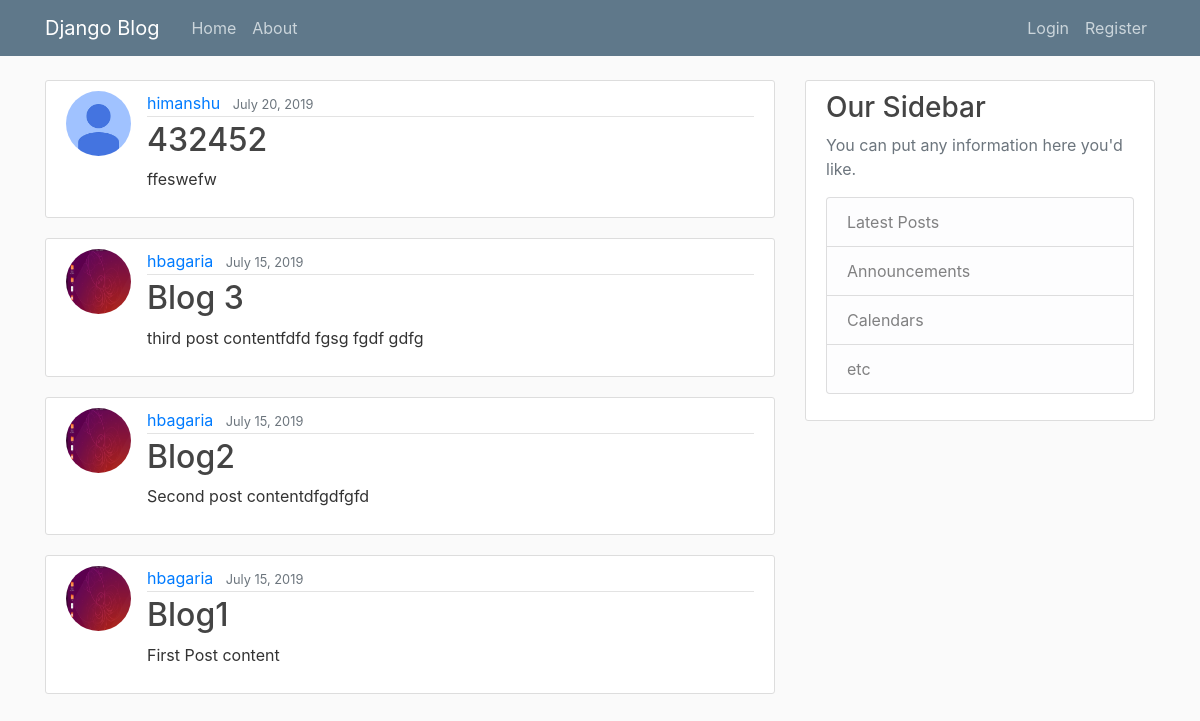
The page / on the database its author committed.
### blblog_app/models.py (models this page shows, shortened)
class Post(models.Model):
    title = models.CharField(max_length = 100)
    content = models.TextField()
    date_posted = models.DateTimeField(default = timezone.now)
    author = models.ForeignKey(User,on_delete = models.CASCADE)

### users/models.py (models this page shows, shortened)
class Profile(models.Model):
    user = models.OneToOneField(User,on_delete = models.CASCADE)
    image = models.ImageField(default = 'default.jpg',upload_to = 'profile_pics')

### blblog_app/views.py (the view)
# urls.py: path('', PostListView.as_view(), name = 'blog-home'),
class PostListView(ListView):
	model = Post
	template_name = "blblog_app/home.html"
	context_object_name = 'posts'
	ordering = ['-date_posted']

### blblog_app/templates/blblog_app/home.html
{% extends "blblog_app/base.html" %}
{% block content %}
	{% for post in posts %}
	<article class="media content-section">
		<img class = "rounded-circle article-img" src = "{{ post.author.profile.image.url }}">
			<div class="media-body">
			  <div class="article-metadata">
				<a class="mr-2" href="#">{{ post.author }}</a>
				<small class="text-muted">{{ post.date_posted|date:"F d, Y" }}</small>
			  </div>
			  <h2><a class="article-title" href="{% url 'post-detail' post.id %}">{{ post.title }}</a></h2>
			  <p class="article-content">{{ post.content }}</p>
			</div>
		  </article>
		{% endfor %}
{% endblock content %}

### blblog_app/templates/blblog_app/base.html (shortened to what this page needs)
{% load static %}
<!DOCTYPE html>
<html>
<head>
 <link rel="stylesheet" href="https://stackpath.bootstrapcdn.com/bootstrap/4.3.1/css/bootstrap.min.css">
 <link rel="stylesheet" type = "text/css" href="{% static 'blblog_app/main.css' %}">
</head>
<body>
<header class="site-header">
        <nav class="navbar navbar-expand-md navbar-dark bg-steel fixed-top">
          <div class="container">
            <a class="navbar-brand mr-4" href="{% url 'blog-home' %}">Django Blog</a>
            <div class="collapse navbar-collapse" id="navbarToggle">
              <div class="navbar-nav mr-auto">
                <a class="nav-item nav-link" href="{% url 'blog-home' %}">Home</a>
                <a class="nav-item nav-link" href="{% url 'blog-about' %}">About</a>
              </div>
              <div class="navbar-nav">
                {% if user.is_authenticated %}
                  <a class="nav-item nav-link" href="{% url 'post-create' %}">New Post</a>
                  <a class="nav-item nav-link" href="{% url 'profile' %}">Profile</a>
                  <a class="nav-item nav-link" href="{% url 'logout' %}">Logout</a>
                {% else %}
                  <a class="nav-item nav-link" href="{% url 'login' %}">Login</a>
                  <a class="nav-item nav-link" href="{% url 'register' %}">Register</a>
                {% endif %}
              </div>
            </div>
          </div>
        </nav>
      </header>
      <main role="main" class="container">
            <div class="row">
              <div class="col-md-8">
                {% block content %}{% endblock %}
              </div>
              <div class="col-md-4">
                <div class="content-section">
                  <h3>Our Sidebar</h3>
                  <p class='text-muted'>You can put any information here you'd like.
                    <ul class="list-group">
                      <li class="list-group-item list-group-item-light">Latest Posts</li>
                      <li class="list-group-item list-group-item-light">Announcements</li>
                      <li class="list-group-item list-group-item-light">Calendars</li>
                      <li class="list-group-item list-group-item-light">etc</li>
                    </ul>
                  </p>
                </div>
              </div>
            </div>
          </main>
</body>
</html>

### blblog_app/static/blblog_app/main.css (style rules this page uses)
body { background: #fafafa; color: #333333; margin-top: 5rem; }
h1, h2, h3, h4, h5, h6 { color: #444444; }
ul { margin: 0; }
.bg-steel { background-color: #5f788a; }
.site-header .navbar-nav .nav-link { color: #cbd5db; }
.content-section { background: #ffffff; padding: 10px 20px; border: 1px solid #dddddd; border-radius: 3px; margin-bottom: 20px; }
.article-title { color: #444444; }
.article-content { white-space: pre-line; }
.article-img { height: 65px; width: 65px; margin-right: 16px; }
.article-metadata { padding-bottom: 1px; margin-bottom: 4px; border-bottom: 1px solid #e3e3e3 }

### rows shown on the page
Post: author.profile.image (placeholder picture), author "himanshu", date_posted "July 20, 2019", title "432452", content "ffeswefw"
Post: author.profile.image (picture), author "hbagaria", date_posted "July 15, 2019", title "Blog 3", content "third post contentfdfd fgsg fgdf gdfg"
Post: author.profile.image (picture), author "hbagaria", date_posted "July 15, 2019", title "Blog2", content "Second post contentdfgdfgfd"
Post: author.profile.image (picture), author "hbagaria", date_posted "July 15, 2019", title "Blog1", content "First Post content"
